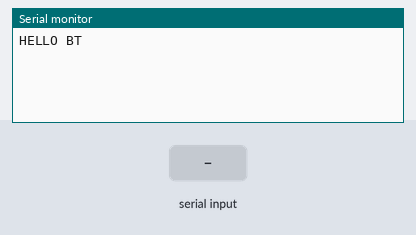
The sketch below on a simulated Arduino Uno, built with avr-gcc and run on an emulated ATmega328P. Shown: the last lines printed to the serial monitor. Inputs (shaded band) come from the test bench.

Above: at 1.2 s.
1.3 s: "1" received over the second serial link
At 1.8 s:
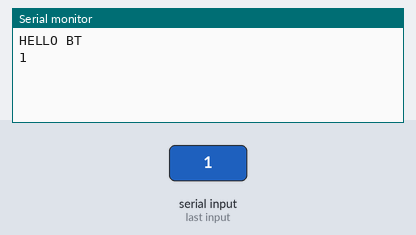
2.8 s: "0" received over the second serial link
At 4.2 s:
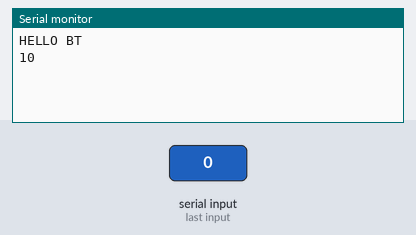

Measured:
- after the input at 1.3 s, the serial monitor: prints a new line at once (image 1)
- after the input at 2.8 s, the serial monitor: prints a new line at once (image 2)

The sketch:

RN42Config.ino
```cpp
// (licence header left out)
#include <SoftwareSerial.h>

SoftwareSerial bluetoothSerial(2, 3); //(RX, TX)

void setup()
{
  Serial.begin(115200);
  bluetoothSerial.begin(115200);
  Serial.println("HELLO BT");
}

void loop()
{
  if (bluetoothSerial.available())
  {
    Serial.print((char)bluetoothSerial.read());
  }
  if (Serial.available())
  {
    bluetoothSerial.print((char)Serial.read());
  }
}
```
